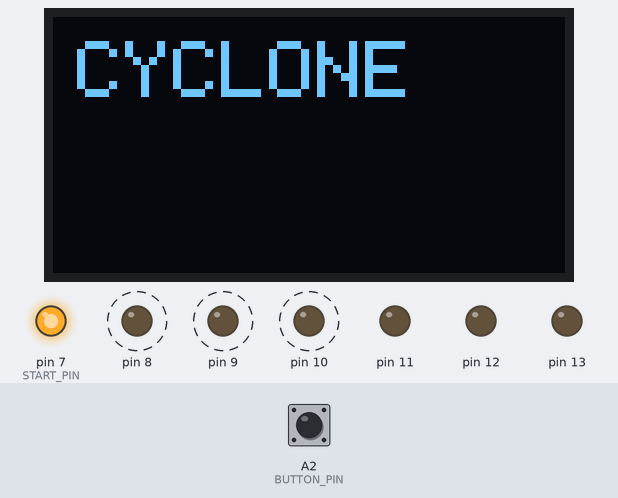
The sketch below on a simulated Arduino Uno, built with avr-gcc and run on an emulated ATmega328P. On the bench: 128×64 one-colour display, output pins drawn as LEDs (lit = HIGH). Dashed ring = blinking. Inputs (shaded band) come from the test bench; at power-on: A2 (BUTTON_PIN) LOW.

Above: at 4.69 s.
4.7 s: A2 (BUTTON_PIN) pulled HIGH for 0.15 s
At 5.01 s:
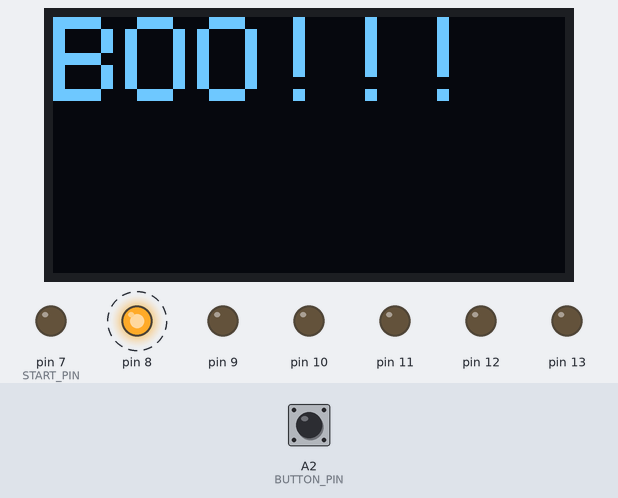
6.5 s: A2 (BUTTON_PIN) pulled HIGH for 3.2 s
At 7.9 s:
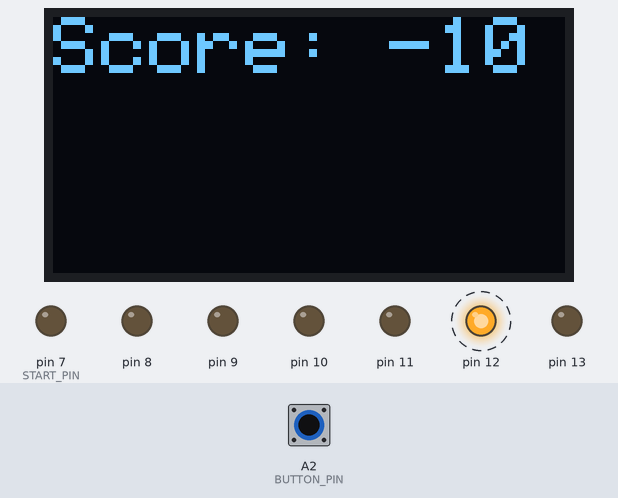
11.2 s: A2 (BUTTON_PIN) pulled HIGH for 1 s
At 11.53 s:
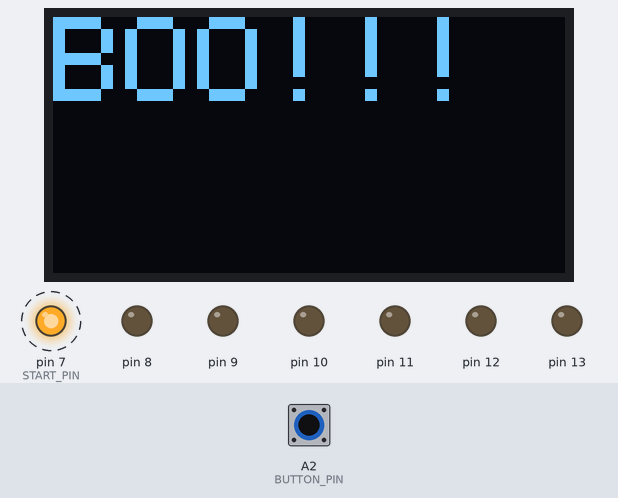
13.7 s: A2 (BUTTON_PIN) pulled HIGH for 3.2 s
At 17.82 s:
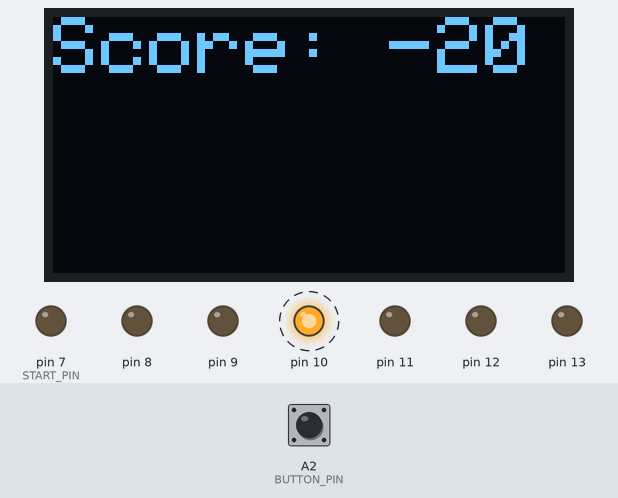
Timing chart, 0 to 19.5 s (numbered marks = the images above; inputs shaded):
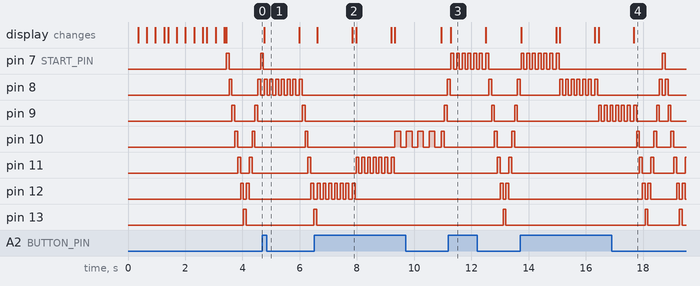

Measured:
- after the input at 4.7 s, pin 7 (START_PIN): goes on until 4.7 s, then stays LOW; the display: changes after 0.06 s (image 1)
- after the input at 6.5 s, pin 7 (START_PIN): stops changing and stays LOW; pin 13: goes on until 6.6 s, then stays LOW; the display: first changes after 0.12 s (image 2 shows a later state)
- after the input at 11.2 s, pin 7 (START_PIN): alternates HIGH for 0.10 s and LOW for 0.10 s, 12 changes in all, then stays LOW, starting after 0.28 s; the display: changes after 0.08 s (image 3)
- after the input at 13.7 s, the display: first changes at once (image 4 shows a later state)

The sketch:

cyclone.ino
```cpp
#include <SPI.h>
#include <Wire.h>
#include <Adafruit_GFX.h>
#include <Adafruit_SSD1306.h>
#define OLED_RESET 4
Adafruit_SSD1306 display(OLED_RESET);
#define XPOS 0
#define YPOS 1
#define LOGO16_GLCD_HEIGHT 16
#define LOGO16_GLCD_WIDTH  16

int score = 0;
int ledArray[7];
const int START_PIN = 7;
const int TOTAL_LEDS = 7;
const int BUTTON_PIN = A2;
const int WIN_LED = 3 + START_PIN;
const int WRONG_BLINK = 6;
const int RIGHT_BLINK = 4;

void setup() {
  for(int i = 0; i < TOTAL_LEDS; i++)
  {
    ledArray[i] = i + START_PIN;
    pinMode(ledArray[i], OUTPUT);
  }
  pinMode(BUTTON_PIN, INPUT);
  const int WIN_LED = 2 + START_PIN;
  gameIntro();
}

void loop() {
  int buttonState = 0;
  int i = 0;
  int score = 0;
  bool ascending = true;

  //displayScore(score);
  while(true)
  {
    buttonState = digitalRead(BUTTON_PIN);

    if(ascending)
    {
      if(buttonState == HIGH && ledArray[i] == WIN_LED)
      {
        rightScreen(score);
        rightBlink(ledArray, i);
        displayScore(score);
      }
      else if(buttonState == HIGH && ledArray[i] != WIN_LED)
      {
        wrongScreen(score);
        wrongBlink(ledArray, i);
        displayScore(score);
      }
      nextLED(ledArray, i);
      ++i;
      checkAscending(i, ascending);
    }
    else if(!ascending)
    {
      if(buttonState == HIGH && ledArray[i] == WIN_LED)
      {
        rightScreen(score);
        rightBlink(ledArray, i);
        displayScore(score);
      }
      else if(buttonState == HIGH && ledArray[i] != WIN_LED)
      {
        wrongScreen(score);
        wrongBlink(ledArray, i);
        displayScore(score);
      }
      nextLED(ledArray, i);

      --i;
      checkAscending(i, ascending);
    }
  }
}

void checkAscending(int i, bool &asc)
{
  if(i == TOTAL_LEDS - 1)
  {
    asc = false;
  }
  else if(i == 0)
  {
    asc = true;
  }
}

void nextLED(int arr[], int index)
{
  digitalWrite(ledArray[index], HIGH);
  delay(100);
  digitalWrite(ledArray[index], LOW);
}

void rightBlink(int arr[], int index)
{
  for(int i = 0; i < RIGHT_BLINK; i++)
  {
    digitalWrite(arr[index], HIGH);
    delay(200);
    digitalWrite(arr[index], LOW);
    delay(200);
  }
}

void rightScreen(int &score)
{
  // right led message
  display.clearDisplay();
  display.setTextSize(3);
  display.setTextColor(WHITE);
  display.setCursor(0,0);
  display.print("NICE!!!");
  display.display();

  // increment score
  score += 15;
  display.clearDisplay();
}

void wrongBlink(int arr[], int index)
{
  for(int i = 0; i < WRONG_BLINK; i++)
  {
    digitalWrite(arr[index], HIGH);
    delay(100);
    digitalWrite(arr[index], LOW);
    delay(100);
  }
}

void wrongScreen(int &score)
{
  // wrong led message
  display.clearDisplay();
  display.setTextSize(3);
  display.setTextColor(WHITE);
  display.setCursor(0,0);
  display.print("BOO!!!");
  display.display();

  // decrement score
  score -= 5;
  display.clearDisplay();
}

void displayScore(int score)
{
  display.setTextSize(2);
  display.setTextColor(WHITE);
  display.setCursor(0,0);
  display.print("Score: ");
  display.println(score);
  display.display();
  display.clearDisplay();
}

void gameIntro()
{
  display.begin(SSD1306_SWITCHCAPVCC, 0x3C);

  // start cyclone display
  display.clearDisplay();
  display.setTextSize(2);
  display.setTextColor(WHITE);
  display.setCursor(6,6);
  display.clearDisplay();
  display.println("CYCLONE");
  display.display();
  delay(1);
  display.startscrollright(0x00, 0x0F);
  delay(1350);
  display.stopscroll();
  display.startscrollleft(0x00, 0x0F);
  delay(1350);
  display.stopscroll();
  display.startscrollright(0x00, 0x0F);
  delay(675);
  display.stopscroll();
  display.clearDisplay();
}
```
